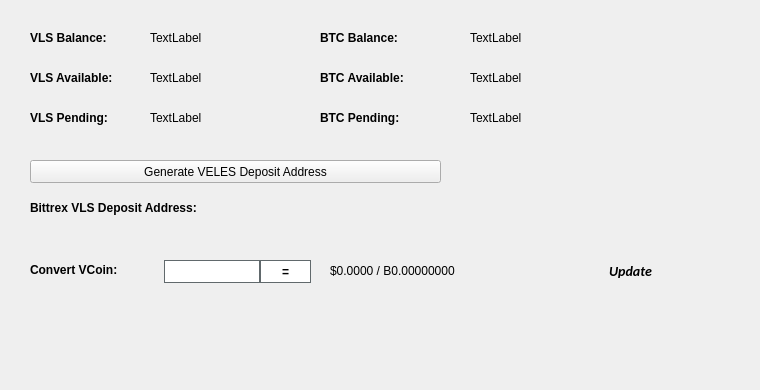
   <widget class="QWidget" name="BalanceTab">
    <attribute name="title">
     <string>Balance</string>
    </attribute>
    <widget class="QLabel" name="BitcoinBalanceLabel">
     <property name="geometry">
      <rect>
       <x>470</x>
       <y>30</y>
       <width>150</width>
       <height>16</height>
      </rect>
     </property>
     <property name="text">
      <string>TextLabel</string>
     </property>
    </widget>
    <widget class="QLabel" name="VLSBalanceLabel">
     <property name="geometry">
      <rect>
       <x>150</x>
       <y>30</y>
       <width>150</width>
       <height>16</height>
      </rect>
     </property>
     <property name="text">
      <string>TextLabel</string>
     </property>
    </widget>
    <widget class="QLabel" name="label_11">
     <property name="geometry">
      <rect>
       <x>30</x>
       <y>30</y>
       <width>101</width>
       <height>16</height>
      </rect>
     </property>
     <property name="font">
      <font>
       <weight>75</weight>
       <bold>true</bold>
      </font>
     </property>
     <property name="text">
      <string>VLS Balance:</string>
     </property>
    </widget>
    <widget class="QLabel" name="label_12">
     <property name="geometry">
      <rect>
       <x>320</x>
       <y>30</y>
       <width>101</width>
       <height>16</height>
      </rect>
     </property>
     <property name="font">
      <font>
       <weight>75</weight>
       <bold>true</bold>
      </font>
     </property>
     <property name="text">
      <string>BTC Balance:</string>
     </property>
    </widget>
    <widget class="QLabel" name="VLSAvailableLabel_2">
     <property name="geometry">
      <rect>
       <x>150</x>
       <y>70</y>
       <width>150</width>
       <height>16</height>
      </rect>
     </property>
     <property name="text">
      <string>TextLabel</string>
     </property>
    </widget>
    <widget class="QLabel" name="label_13">
     <property name="geometry">
      <rect>
       <x>30</x>
       <y>70</y>
       <width>111</width>
       <height>16</height>
      </rect>
     </property>
     <property name="font">
      <font>
       <weight>75</weight>
       <bold>true</bold>
      </font>
     </property>
     <property name="text">
      <string>VLS Available:</string>
     </property>
    </widget>
    <widget class="QLabel" name="label_14">
     <property name="geometry">
      <rect>
       <x>30</x>
       <y>110</y>
       <width>101</width>
       <height>16</height>
      </rect>
     </property>
     <property name="font">
      <font>
       <weight>75</weight>
       <bold>true</bold>
      </font>
     </property>
     <property name="text">
      <string>VLS Pending:</string>
     </property>
    </widget>
    <widget class="QLabel" name="VLSPendingLabel">
     <property name="geometry">
      <rect>
       <x>150</x>
       <y>110</y>
       <width>150</width>
       <height>16</height>
      </rect>
     </property>
     <property name="text">
      <string>TextLabel</string>
     </property>
    </widget>
    <widget class="QLabel" name="label_15">
     <property name="geometry">
      <rect>
       <x>320</x>
       <y>70</y>
       <width>111</width>
       <height>16</height>
      </rect>
     </property>
     <property name="font">
      <font>
       <weight>75</weight>
       <bold>true</bold>
      </font>
     </property>
     <property name="text">
      <string>BTC Available:</string>
     </property>
    </widget>
    <widget class="QLabel" name="BitcoinAvailableLabel">
     <property name="geometry">
      <rect>
       <x>470</x>
       <y>70</y>
       <width>150</width>
       <height>16</height>
      </rect>
     </property>
     <property name="text">
      <string>TextLabel</string>
     </property>
    </widget>
    <widget class="QLabel" name="label_31">
     <property name="geometry">
      <rect>
       <x>320</x>
       <y>110</y>
       <width>111</width>
       <height>16</height>
      </rect>
     </property>
     <property name="font">
      <font>
       <weight>75</weight>
       <bold>true</bold>
      </font>
     </property>
     <property name="text">
      <string>BTC Pending:</string>
     </property>
    </widget>
    <widget class="QLabel" name="BitcoinPendingLabel">
     <property name="geometry">
      <rect>
       <x>470</x>
       <y>110</y>
       <width>150</width>
       <height>16</height>
      </rect>
     </property>
     <property name="text">
      <string>TextLabel</string>
     </property>
    </widget>
    <widget class="QLabel" name="label_33">
     <property name="geometry">
      <rect>
       <x>30</x>
       <y>200</y>
       <width>221</width>
       <height>16</height>
      </rect>
     </property>
     <property name="font">
      <font>
       <weight>75</weight>
       <bold>true</bold>
      </font>
     </property>
     <property name="text">
      <string>Bittrex VLS Deposit Address:</string>
     </property>
    </widget>
    <widget class="QPushButton" name="GenDepositBTN">
     <property name="geometry">
      <rect>
       <x>30</x>
       <y>160</y>
       <width>411</width>
       <height>23</height>
      </rect>
     </property>
     <property name="text">
      <string>Generate VELES Deposit Address</string>
     </property>
     <property name="icon">
      <iconset resource="../veles.qrc">
       <normaloff>:/icons/bitcoin</normaloff>:/icons/bitcoin</iconset>
     </property>
    </widget>
    <widget class="QLabel" name="DepositAddressLabel">
     <property name="geometry">
      <rect>
       <x>200</x>
       <y>200</y>
       <width>261</width>
       <height>16</height>
      </rect>
     </property>
     <property name="palette">
      <palette>
       <active>
        <colorrole role="WindowText">
         <brush brushstyle="SolidPattern">
          <color alpha="255">
           <red>0</red>
           <green>0</green>
           <blue>0</blue>
          </color>
         </brush>
        </colorrole>
        <colorrole role="Text">
         <brush brushstyle="SolidPattern">
          <color alpha="255">
           <red>0</red>
           <green>0</green>
           <blue>255</blue>
          </color>
         </brush>
        </colorrole>
       </active>
       <inactive>
        <colorrole role="WindowText">
         <brush brushstyle="SolidPattern">
          <color alpha="255">
           <red>0</red>
           <green>0</green>
           <blue>0</blue>
          </color>
         </brush>
        </colorrole>
        <colorrole role="Text">
         <brush brushstyle="SolidPattern">
          <color alpha="255">
           <red>0</red>
           <green>0</green>
           <blue>255</blue>
          </color>
         </brush>
        </colorrole>
       </inactive>
       <disabled>
        <colorrole role="WindowText">
         <brush brushstyle="SolidPattern">
          <color alpha="255">
           <red>120</red>
           <green>120</green>
           <blue>120</blue>
          </color>
         </brush>
        </colorrole>
        <colorrole role="Text">
         <brush brushstyle="SolidPattern">
          <color alpha="255">
           <red>120</red>
           <green>120</green>
           <blue>120</blue>
          </color>
         </brush>
        </colorrole>
       </disabled>
      </palette>
     </property>
     <property name="font">
      <font>
       <weight>75</weight>
       <bold>true</bold>
      </font>
     </property>
     <property name="text">
      <string/>
     </property>
     <property name="alignment">
      <set>Qt::AlignRight|Qt::AlignTrailing|Qt::AlignVCenter</set>
     </property>
     <property name="textInteractionFlags">
      <set>Qt::LinksAccessibleByMouse|Qt::TextSelectableByKeyboard|Qt::TextSelectableByMouse</set>
     </property>
    </widget>
    <widget class="QLabel" name="label_8">
     <property name="geometry">
      <rect>
       <x>460</x>
       <y>300</y>
       <width>281</width>
       <height>81</height>
      </rect>
     </property>
     <property name="text">
      <string/>
     </property>
     <property name="pixmap">
      <pixmap>:/images/bittrex</pixmap>
     </property>
    </widget>
    <widget class="QWidget" name="widgetConversion" native="true">
     <property name="geometry">
      <rect>
       <x>0</x>
       <y>250</y>
       <width>751</width>
       <height>43</height>
      </rect>
     </property>
     <property name="minimumSize">
      <size>
       <width>0</width>
       <height>43</height>
      </size>
     </property>
     <property name="styleSheet">
      <string notr="true"/>
     </property>
     <widget class="QPushButton" name="btnUpdateMarketData">
      <property name="geometry">
       <rect>
        <x>575</x>
        <y>0</y>
        <width>111</width>
        <height>41</height>
       </rect>
      </property>
      <property name="sizePolicy">
       <sizepolicy hsizetype="Expanding" vsizetype="Expanding">
        <horstretch>0</horstretch>
        <verstretch>0</verstretch>
       </sizepolicy>
      </property>
      <property name="font">
       <font>
        <family>calibri</family>
        <pointsize>-1</pointsize>
        <weight>75</weight>
        <italic>true</italic>
        <bold>true</bold>
       </font>
      </property>
      <property name="styleSheet">
       <string notr="true">margin:0px;text-align:center;padding:2px;border-radius:3px;font-style:italic;width:100px;font-size:14px;font-family:calibri;font-weight:600;</string>
      </property>
      <property name="text">
       <string>Update</string>
      </property>
      <property name="iconSize">
       <size>
        <width>150</width>
        <height>35</height>
       </size>
      </property>
      <property name="autoDefault">
       <bool>true</bool>
      </property>
      <property name="default">
       <bool>true</bool>
      </property>
     </widget>
     <widget class="QLabel" name="lblConvertVCoin">
      <property name="geometry">
       <rect>
        <x>30</x>
        <y>10</y>
        <width>131</width>
        <height>20</height>
       </rect>
      </property>
      <property name="styleSheet">
       <string notr="true"/>
      </property>
      <property name="text">
       <string>&lt;html&gt;&lt;head/&gt;&lt;body&gt;&lt;p&gt;&lt;span style=&quot; font-weight:600;&quot;&gt;Convert VCoin:&lt;/span&gt;&lt;/p&gt;&lt;/body&gt;&lt;/html&gt;</string>
      </property>
     </widget>
     <widget class="QLineEdit" name="txtConvertVCoinQty">
      <property name="geometry">
       <rect>
        <x>160</x>
        <y>10</y>
        <width>100</width>
        <height>23</height>
       </rect>
      </property>
      <property name="minimumSize">
       <size>
        <width>100</width>
        <height>23</height>
       </size>
      </property>
      <property name="maximumSize">
       <size>
        <width>100</width>
        <height>16777215</height>
       </size>
      </property>
      <property name="styleSheet">
       <string notr="true">border: 1px solid #61696c;margin-left:4px;</string>
      </property>
     </widget>
     <widget class="QPushButton" name="btnConvertVeles">
      <property name="geometry">
       <rect>
        <x>260</x>
        <y>10</y>
        <width>51</width>
        <height>23</height>
       </rect>
      </property>
      <property name="minimumSize">
       <size>
        <width>0</width>
        <height>23</height>
       </size>
      </property>
      <property name="styleSheet">
       <string notr="true">border:1px solid #61696c;background:white;font-weight:600;</string>
      </property>
      <property name="text">
       <string>=</string>
      </property>
     </widget>
     <widget class="QLabel" name="lblConvertVCoinResults">
      <property name="geometry">
       <rect>
        <x>330</x>
        <y>0</y>
        <width>201</width>
        <height>41</height>
       </rect>
      </property>
      <property name="styleSheet">
       <string notr="true"/>
      </property>
      <property name="text">
       <string>$0.0000 / B0.00000000</string>
      </property>
     </widget>
     <widget class="QLabel" name="iconOverviewUpdateWait">
      <property name="geometry">
       <rect>
        <x>670</x>
        <y>10</y>
        <width>24</width>
        <height>24</height>
       </rect>
      </property>
      <property name="text">
       <string/>
      </property>
      <property name="pixmap">
       <pixmap resource="../veles.qrc">:/icons/transaction_1</pixmap>
      </property>
      <property name="scaledContents">
       <bool>true</bool>
      </property>
      <property name="alignment">
       <set>Qt::AlignCenter</set>
      </property>
     </widget>
    </widget>
   </widget>
